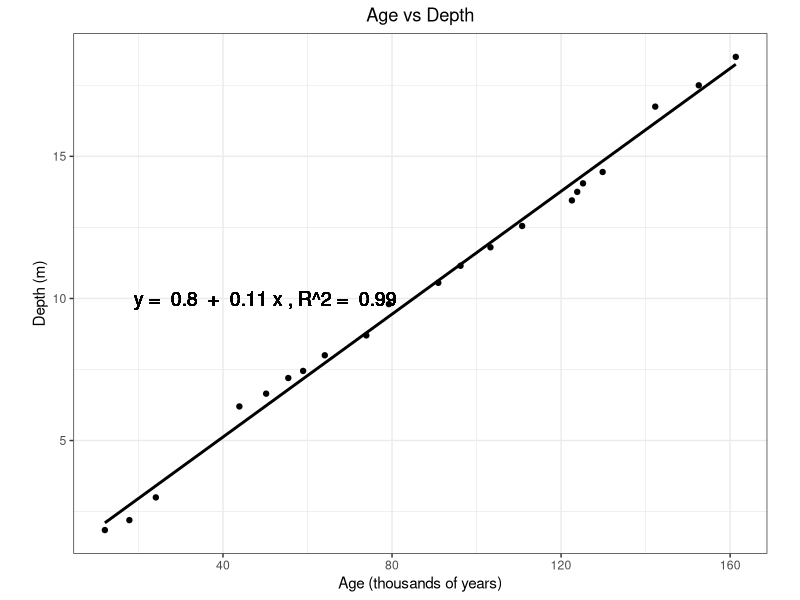
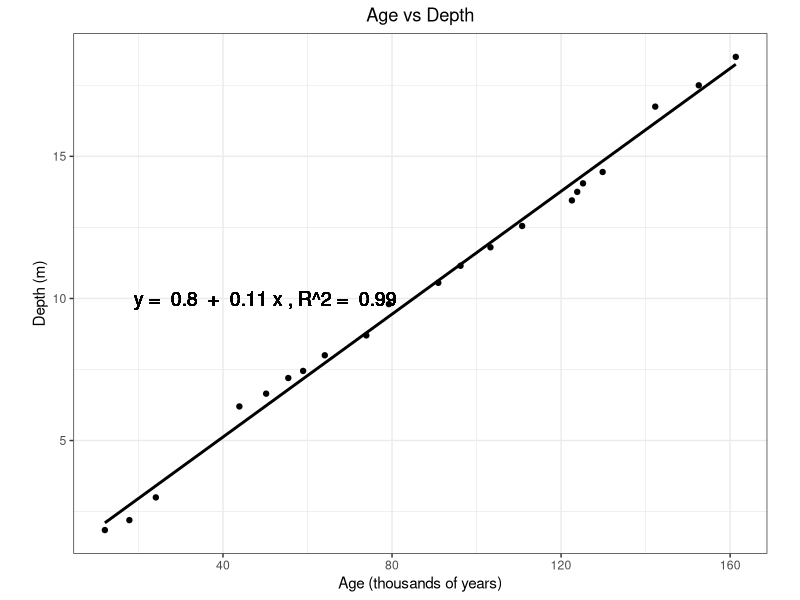
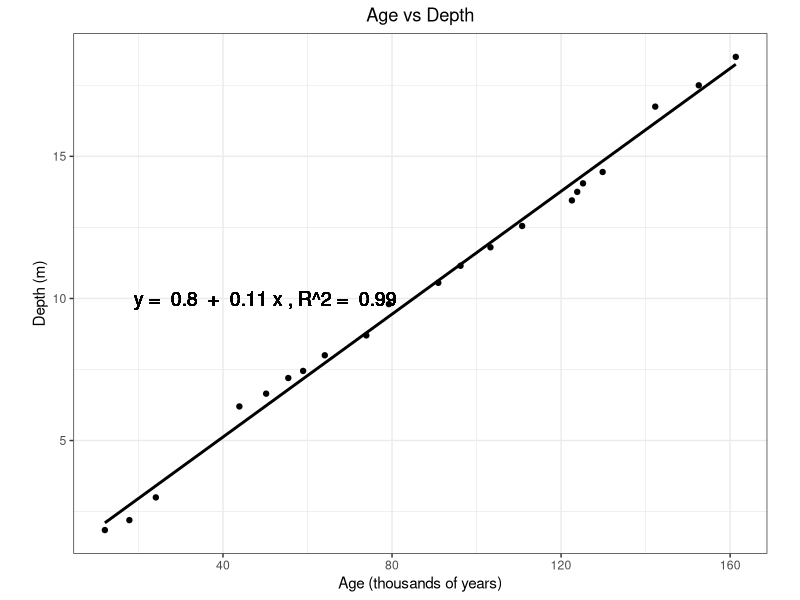

Here is the R script that generated these plots, in order:
# Age (thousands of vears) Depth (m)
# 12.05 1.85
# 17.85 2.2
# 24.11 3
# 43.88 6.2
# 50.21 6.65
# 55.45 7.2
# 58.96 7.45
# 64.09 8
# 73.91 8.7
# 79.25 9.8
# 90.95 10.55
# 96.21 11.15
# 103.29 11.8
# 110.79 12.55
# 122.56 13.45
# 123.82 13.75
# 125.19 14.05
# 129.84 14.45
# 142.28 16.75
# 152.58 17.5
# 161.34 18.5

library(ggplot2)
library(tibble)

# generate dataframe of vectors age and depth using tidyverse's tibble function

age = c(12.05, 17.85, 24.11, 43.88, 50.21, 55.45, 58.96, 64.09, 73.91, 79.25, 90.95, 96.21, 103.29, 110.79, 122.56, 123.82, 125.19, 129.84, 142.28, 152.58, 161.34)
depth = c(1.85, 2.2, 3, 6.2, 6.65, 7.2, 7.45, 8, 8.7, 9.8, 10.55, 11.15, 11.8, 12.55, 13.45, 13.75, 14.05, 14.45, 16.75, 17.5, 18.5)

df = tibble(age, depth)

# plot age vs depth

model = lm(depth ~ age, data = df)

print(summary(model))

# print the formula for the model
print(model)

# plot age vs depth with model "model" with print black and white style and print the model and the formula for the model and r^2 value with 4:3 aspect ratio

plot <- ggplot(df, aes(x = age, y = depth)) + geom_point() + labs(x = "Age (thousands of years)", y = "Depth (m)", title = "Age vs Depth") + geom_line(aes(x = age, y = predict(model, df)), color = "black", size = 1) + theme_bw() + geom_text(aes(x = 50, y = 10, label = paste("y = ", round(model$coefficients[1], 2), " + ", round(model$coefficients[2], 2), "x", ", R^2 = ", round(summary(model)$r.squared, 2))), size = 5) + theme(plot.title = element_text(hjust = 0.5)) + theme(aspect.ratio = 3/4)

print(plot)

# save plot as png file

ggsave("plot.png", plot = plot, width = 10, height = 7.5, units = "in", dpi = 300)

# save plot as pdf file

ggsave("plot.pdf", plot = plot, width = 10, height = 7.5, units = "in", dpi = 300)

